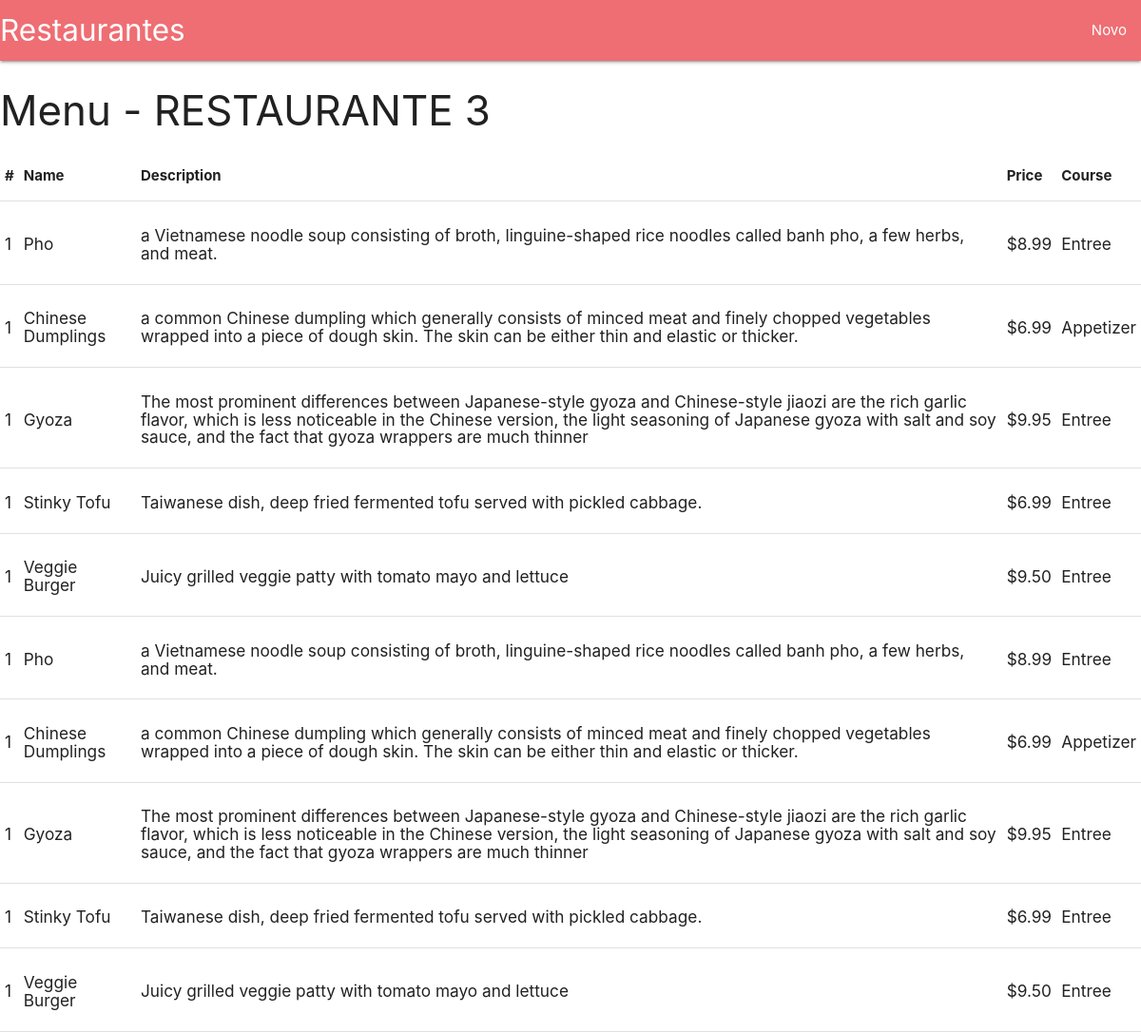
The page /restaurant/3/menu/ on the database its author committed.
### database_setup.py (models this page shows)
class Restaurant(Base):
    __tablename__ = 'restaurant'
    id = Column(Integer, primary_key=True)
    name = Column(String(250), nullable=False)

class MenuItem(Base):
    __tablename__ = 'menu_item'
    id = Column(Integer, primary_key=True)
    name = Column(String(80), nullable=False)
    description = Column(String(250))
    price = Column(String(8))
    course = Column(String(250))
    restaurant_id = Column(Integer,ForeignKey('restaurant.id'))
    restaurant = relationship(Restaurant)

### project.py (the view)
@app.route('/restaurant/<int:restaurant_id>/', methods=['GET', 'POST'])
@app.route('/restaurant/<int:restaurant_id>/menu/', methods=['GET', 'POST'])
def showMenu(restaurant_id):
    restaurant = session.query(Restaurant).filter_by(id=restaurant_id).one()
    items = session.query(MenuItem).filter_by(restaurant_id = restaurant.id)
    return render_template('menu.html', restaurant=restaurant, items=items)

### templates/menu.html (shortened to what this page needs)
<!DOCTYPE html>
<html lang="pt-br" dir="ltr">
  <head>
     <link type="text/css" rel="stylesheet" href="/static/css/materialize.min.css"  media="screen,projection"/>
  <body>
      <nav>
        <div class="nav-wrapper">
          <a href='{{ url_for('showRestaurant') }}' class="brand-logo">Restaurantes</a>
          <ul id="nav-mobile" class="right hide-on-med-and-down">
            <li><a href='{{ url_for('newRestaurant') }}'>Novo</a></li>
          </ul>
        </div>
      </nav>
      <h3>Menu - {{ restaurant.name }}</h3>
      <table class="highlight">
        <thead>
          <tr>
              <th>#</th>
              <th>Name</th>
              <th>Description</th>
              <th>Price</th>
              <th>Course</th>
          </tr>
        </thead>
        <tbody>
      {% for item in items %}
          <tr>
            <td>
              <h6>{{ 1 }}</h6>
            </td>
            <td>
              <h6>{{ item.name }}</h6>
            </td>
            <td>
              <h6>{{ item.description }}</h6>
            </td>
            <td>
              <h6>{{ item.price }}</h6>
            </td>
            <td>
              <h6>{{ item.course }}</h6>
            </td>
          </tr>
        </tbody>
      {% endfor %}
      </table>
    </body>
  </html>

### rows shown on the page
Restaurant: name "RESTAURANTE 3"
MenuItem: value "1", name "Pho", description "a Vietnamese noodle soup consisting of broth, linguine-shaped rice noodles called banh pho, a few herbs, and meat.", price "$8.99", course "Entree"
MenuItem: value "1", name "Chinese Dumplings", description "a common Chinese dumpling which generally consists of minced meat and finely chopped vegetables wrapped into a piece of dough skin. The skin can be either thin and elastic or thicker.", price "$6.99", course "Appetizer"
MenuItem: value "1", name "Gyoza", description "The most prominent differences between Japanese-style gyoza and Chinese-style jiaozi are the rich garlic flavor, which is less noticeable in the Chinese version, the light seasoning of Japanese gyoza with salt and soy sauce, and the fact that gyoza wrappers are much thinner", price "$9.95", course "Entree"
MenuItem: value "1", name "Stinky Tofu", description "Taiwanese dish, deep fried fermented tofu served with pickled cabbage.", price "$6.99", course "Entree"
MenuItem: value "1", name "Veggie Burger", description "Juicy grilled veggie patty with tomato mayo and lettuce", price "$9.50", course "Entree"
MenuItem: value "1", name "Pho", description "a Vietnamese noodle soup consisting of broth, linguine-shaped rice noodles called banh pho, a few herbs, and meat.", price "$8.99", course "Entree"
MenuItem: value "1", name "Chinese Dumplings", description "a common Chinese dumpling which generally consists of minced meat and finely chopped vegetables wrapped into a piece of dough skin. The skin can be either thin and elastic or thicker.", price "$6.99", course "Appetizer"
MenuItem: value "1", name "Gyoza", description "The most prominent differences between Japanese-style gyoza and Chinese-style jiaozi are the rich garlic flavor, which is less noticeable in the Chinese version, the light seasoning of Japanese gyoza with salt and soy sauce, and the fact that gyoza wrappers are much thinner", price "$9.95", course "Entree"
MenuItem: value "1", name "Stinky Tofu", description "Taiwanese dish, deep fried fermented tofu served with pickled cabbage.", price "$6.99", course "Entree"
MenuItem: value "1", name "Veggie Burger", description "Juicy grilled veggie patty with tomato mayo and lettuce", price "$9.50", course "Entree"
